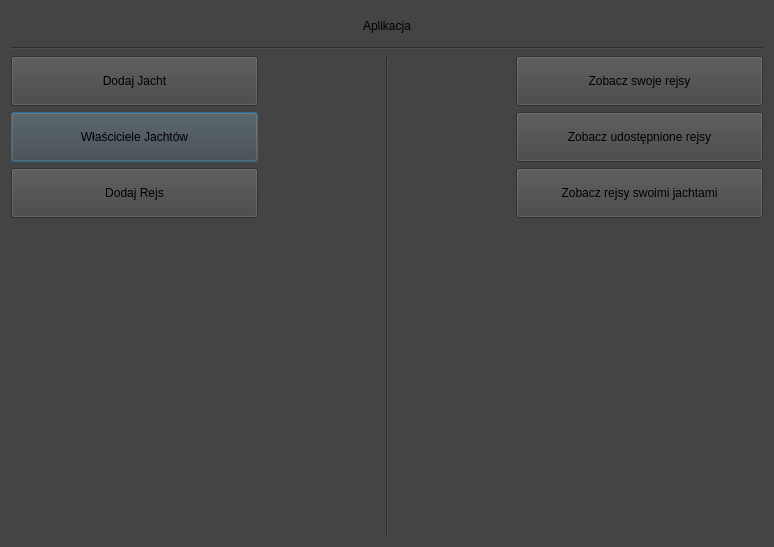
<?xml version="1.0" encoding="UTF-8"?>
<ui version="4.0">
 <class>MainAppWindow</class>
 <widget class="QDialog" name="MainAppWindow">
  <property name="geometry">
   <rect>
    <x>0</x>
    <y>0</y>
    <width>774</width>
    <height>547</height>
   </rect>
  </property>
  <property name="windowTitle">
   <string>Dialog</string>
  </property>
  <property name="styleSheet">
   <string notr="true">background-color: rgb(68, 68, 68);</string>
  </property>
  <layout class="QGridLayout" name="gridLayout">
   <item row="3" column="0">
    <widget class="QPushButton" name="YachtOwnershipBTN">
     <property name="minimumSize">
      <size>
       <width>0</width>
       <height>50</height>
      </size>
     </property>
     <property name="text">
      <string>Właściciele Jachtów</string>
     </property>
    </widget>
   </item>
   <item row="2" column="1" rowspan="4">
    <widget class="Line" name="VLine">
     <property name="sizePolicy">
      <sizepolicy hsizetype="Minimum" vsizetype="Minimum">
       <horstretch>0</horstretch>
       <verstretch>0</verstretch>
      </sizepolicy>
     </property>
     <property name="orientation">
      <enum>Qt::Orientation::Vertical</enum>
     </property>
    </widget>
   </item>
   <item row="1" column="0" colspan="3">
    <widget class="Line" name="HLine">
     <property name="orientation">
      <enum>Qt::Orientation::Horizontal</enum>
     </property>
    </widget>
   </item>
   <item row="4" column="2">
    <widget class="QPushButton" name="SharedYachtTripsBTN">
     <property name="minimumSize">
      <size>
       <width>0</width>
       <height>50</height>
      </size>
     </property>
     <property name="text">
      <string>Zobacz rejsy swoimi jachtami</string>
     </property>
    </widget>
   </item>
   <item row="2" column="0">
    <widget class="QPushButton" name="YachtAddBTN">
     <property name="minimumSize">
      <size>
       <width>0</width>
       <height>50</height>
      </size>
     </property>
     <property name="text">
      <string>Dodaj Jacht</string>
     </property>
    </widget>
   </item>
   <item row="3" column="2">
    <widget class="QPushButton" name="PublicTripsBTN">
     <property name="minimumSize">
      <size>
       <width>0</width>
       <height>50</height>
      </size>
     </property>
     <property name="text">
      <string>Zobacz udostępnione rejsy</string>
     </property>
    </widget>
   </item>
   <item row="2" column="2">
    <widget class="QPushButton" name="OwnTripsBTN">
     <property name="minimumSize">
      <size>
       <width>0</width>
       <height>50</height>
      </size>
     </property>
     <property name="text">
      <string>Zobacz swoje rejsy</string>
     </property>
    </widget>
   </item>
   <item row="0" column="1">
    <widget class="QLabel" name="WindowLabel">
     <property name="maximumSize">
      <size>
       <width>16777215</width>
       <height>30</height>
      </size>
     </property>
     <property name="text">
      <string>Aplikacja</string>
     </property>
     <property name="alignment">
      <set>Qt::AlignmentFlag::AlignCenter</set>
     </property>
    </widget>
   </item>
   <item row="4" column="0">
    <widget class="QPushButton" name="SailingTripAddBTN">
     <property name="minimumSize">
      <size>
       <width>0</width>
       <height>50</height>
      </size>
     </property>
     <property name="text">
      <string>Dodaj Rejs</string>
     </property>
    </widget>
   </item>
  </layout>
 </widget>
 <resources/>
 <connections/>
</ui>
